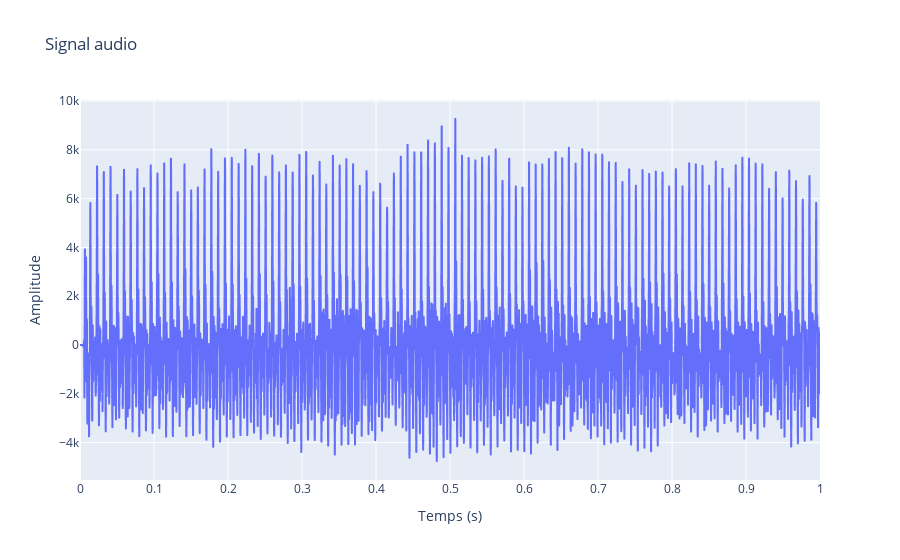

The notebook cell saved with this chart:
### Markdown cell above
1.2 Analyse spectrale des signaux de base

### Code cell
import pandas as pd
import plotly.express as px
import numpy as np
import audioread


# Données du signal

with audioread.audio_open('aaa.wav') as f:
    x = np.concatenate([np.frombuffer(buf, dtype=np.int16) for buf in f])
    Fe = f.samplerate

t = np.arange(len(x))/Fe

#affichage 
df = pd.DataFrame({'Temps':t,'Signal':x})
fig = px.line(x=t, y=x, title='Signal audio')
fig.update_layout(xaxis_title='Temps (s)', yaxis_title='Amplitude')

fig.show()

### Figure 1 — Plotly figure (JSON) as saved in the notebook; plotly's stock layout.template omitted (floating-point values rounded to 4 significant figures; data arrays with more than 128 entries replaced by an {"elided": "..."} marker saying what was removed)
{"data": [{"hovertemplate": "x=%{x}<br>y=%{y}<extra></extra>", "legendgroup": "", "line": {"color": "#636efa", "dash": "solid"}, "marker": {"symbol": "circle"}, "mode": "lines", "name": "", "showlegend": false, "type": "scattergl", "x": {"elided": "16000 float values"}, "xaxis": "x", "y": {"elided": "16000 int values"}, "yaxis": "y"}], "layout": {"legend": {"tracegroupgap": 0}, "title": {"text": "Signal audio"}, "xaxis": {"anchor": "y", "domain": [0, 1], "title": {"text": "Temps (s)"}}, "yaxis": {"anchor": "x", "domain": [0, 1], "title": {"text": "Amplitude"}}}}
